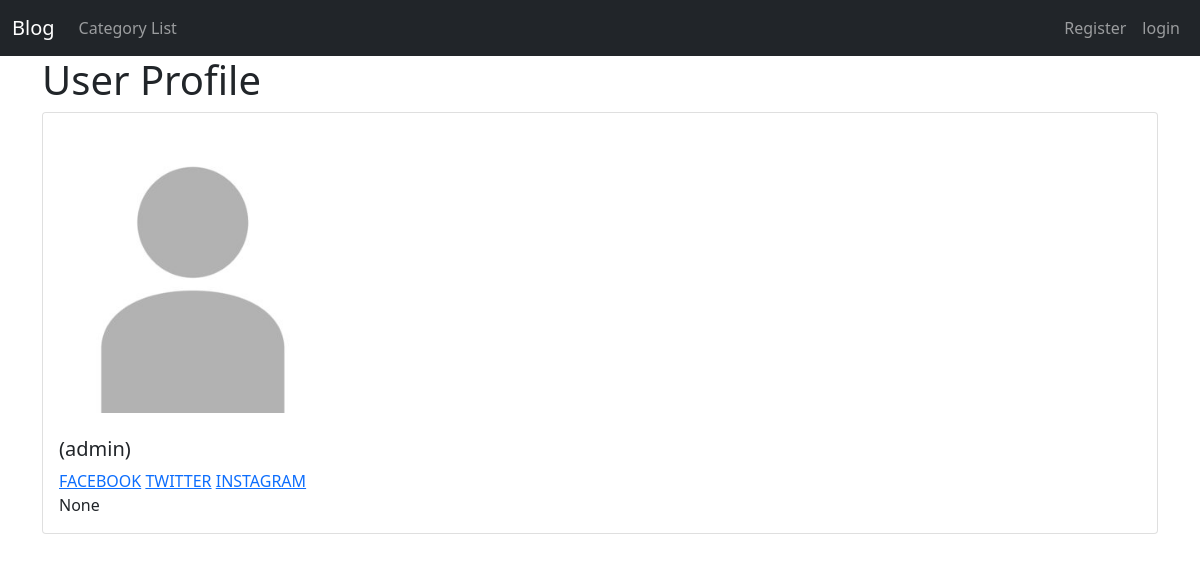
The page /users/1/profile on the database its author committed.
### myblog/models.py (models this page shows, shortened)
class Profile(models.Model):
    user = models.OneToOneField(User, on_delete=models.CASCADE)
    image = models.ImageField(upload_to='u_images/', default='default.jpg')
    biograph = models.TextField(null=True, blank=True)
    fb_url = models.CharField(max_length=250, null=True, blank=True)
    tw_url = models.CharField(max_length=250, null=True, blank=True)
    inst_url = models.CharField(max_length=250, null=True, blank=True)

### users/views.py (the view)
# urls.py: path('<int:pk>/profile', ShowProfilePageView.as_view(), name='profile'),
class ShowProfilePageView(DetailView):
    model = Profile
    template_name = 'registration/profile.html'
    def get_context_data(self, *args, **kwargs):
        context = super(ShowProfilePageView,self).get_context_data(*args, **kwargs)
        page_user = get_object_or_404(Profile,id=self.kwargs['pk'])
        context['page_user'] = page_user
        return context

### users/templates/registration/profile.html
{% extends 'myblog/base.html' %}
{% block content %}
<h1>User Profile</h1>
<div class="card mb-3" >
  <div class="row g-2">
    <div class="col-md-10">
      <img src="{{page_user.image.url}}" class="img-fluid rounded-start" width="300" height="300" alt="...">
    </div>
    <div class="col-md-8">
      <div class="card-body">
        <h5 class="card-title">({{page_user.user.username}})   {{page_user.user.first_name}}
                                      {{page_user.user.last_name}}</h5>
        <a href="{{page_user.profile.fb_url}}">FACEBOOK</a>
        <a href="{{page_user.profile.tw_url}}">TWITTER</a>
        <a href="{{page_user.profile.inst_url}}">INSTAGRAM</a>
        <p class="card-text">{{page_user.biograph}}</p>
      </div>
    </div>
  </div>
</div>
{% endblock %}

### rows shown on the page
Profile: image (placeholder picture), user.username "admin", biograph "None"
